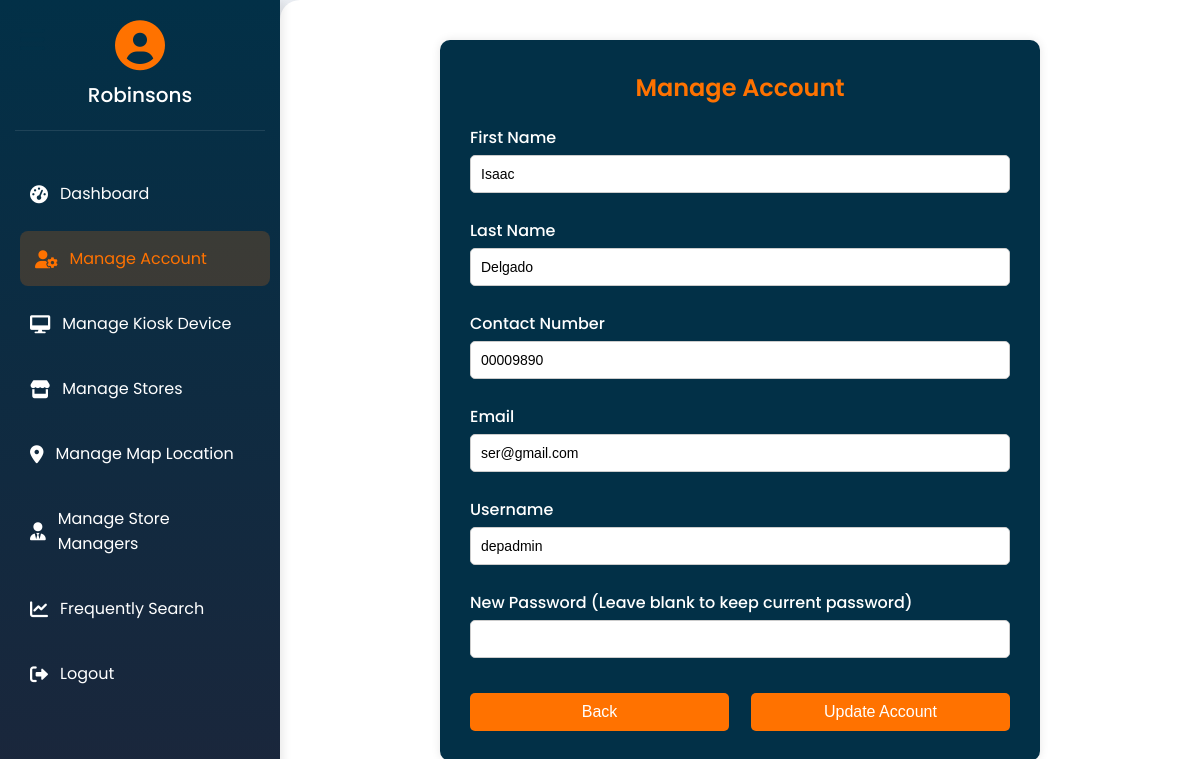
The page /admin/manage_account.php (signed in) on the database its author committed.
### tables this page shows
CREATE TABLE `useraccount` (
  `UserAccountID` int(11) NOT NULL,
  `Username` varchar(255) NOT NULL,
  `Password` varchar(255) NOT NULL,
  `Email` varchar(255) NOT NULL,
  `PhoneNumber` varchar(20) DEFAULT NULL,
  `UserFirstName` varchar(255) DEFAULT NULL,
  `UserLastName` varchar(255) DEFAULT NULL,
  `UserType` enum('customer','store_manager','admin','superadmin') NOT NULL,
  `BusinessID` int(11) DEFAULT NULL,
  `StoreID` int(11) DEFAULT NULL,
  `status` enum('active','inactive') DEFAULT 'active'
);

CREATE TABLE `businessinfo` (
  `BusinessID` int(11) NOT NULL,
  `BusinessName` varchar(255) NOT NULL,
  `Address` text NOT NULL,
  `BusinessContactNum` varchar(20) DEFAULT NULL,
  `BusinessLicense` varchar(100) DEFAULT NULL,
  `BIRnumber` varchar(50) DEFAULT NULL,
  `BusinessEmail` varchar(255) DEFAULT NULL,
  `status` enum('active','disabled') DEFAULT 'active',
  `Visibility` tinyint(1) DEFAULT 0
);

### admin/manage_account.php (the view, shortened to what this page needs)
<?php
include '../conn/conn.php';
$admin_id = isset($_SESSION['user_id']) ? (int)$_SESSION['user_id'] : null;
$sql = "SELECT * FROM UserAccount WHERE UserAccountID = ?";
$stmt = $conn->prepare($sql);
$stmt->bind_param("i", $admin_id);
$stmt->execute();
$result = $stmt->get_result();
if ($result->num_rows > 0) {
    $admin = $result->fetch_assoc();
} else {
    echo "<script>alert('No admin found!'); window.location.href = 'admin_dashboard.php';</script>";
    exit();
}
?>
<!DOCTYPE html>
<html lang="en">
<head>
    <link rel="stylesheet" href="https://cdnjs.cloudflare.com/ajax/libs/font-awesome/6.0.0-beta3/css/all.min.css">
</head>
<body>
    <div class="hamburger">
        <i class="fas fa-bars"></i>
    </div>
    <?php include 'sidebar.php'; ?>
    <div class="content">
        <div class="form-container">
            <h2>Manage Account</h2>
            <form method="POST" action="manage_account.php">
                <label for="first_name">First Name</label>
                <input type="text" id="first_name" name="first_name" value="<?php echo htmlspecialchars($admin['UserFirstName']); ?>" required>
                <label for="last_name">Last Name</label>
                <input type="text" id="last_name" name="last_name" value="<?php echo htmlspecialchars($admin['UserLastName']); ?>" required>
                <label for="contact_number">Contact Number</label>
                <input type="text" id="contact_number" name="contact_number" value="<?php echo htmlspecialchars($admin['PhoneNumber']); ?>" required>
                <label for="email">Email</label>
                <input type="email" id="email" name="email" value="<?php echo htmlspecialchars($admin['Email']); ?>" required>
                <label for="username">Username</label>
                <input type="text" id="username" name="username" value="<?php echo htmlspecialchars($admin['Username']); ?>" required>
                <label for="password">New Password (Leave blank to keep current password)</label>
                <input type="password" id="password" name="password">
                <div class="button-group">
                    <button type="button" onclick="window.location.href='admin_dashboard.php'">Back</button>
                    <button type="submit">Update Account</button>
                </div>
            </form>
        </div>
    </div>
</body>
</html>

### admin/sidebar.php (shortened to what this page needs)
<?php
include '../conn/conn.php';
$businessID = isset($_SESSION['business_id']) ? (int)$_SESSION['business_id'] : null;
$sql_business = "SELECT BusinessName FROM businessinfo WHERE BusinessID = ?";
$stmt_business = $conn->prepare($sql_business);
$stmt_business->bind_param("i", $businessID);
$stmt_business->execute();
$result_business = $stmt_business->get_result();
$business = $result_business->num_rows > 0 ? $result_business->fetch_assoc() : null;
?>
<div class="sidebar">
    <div class="profile">
        <i class="fas fa-user-circle"></i>
        <h2><?php echo htmlspecialchars($business['BusinessName']); ?></h2>
    </div>
    <a href="admin_dashboard.php"><i class="fas fa-tachometer-alt"></i> Dashboard</a>
    <a href="manage_account.php"><i class="fas fa-user-cog"></i> Manage Account</a>
    <a href="manage_kiosk.php"><i class="fas fa-desktop"></i> Manage Kiosk Device</a>
    <a href="manage_stores.php"><i class="fas fa-store"></i> Manage Stores</a>
    <a href="manage_location.php"><i class="fas fa-map-marker-alt"></i> Manage Map Location</a>
    <a href="manage_storemanagers.php"><i class="fas fa-user-tie"></i> Manage Store Managers</a>
    <a href="analytics.php"><i class="fas fa-chart-line"></i> Frequently Search</a>
    <a href="logout.php"><i class="fas fa-sign-out-alt"></i> Logout</a>
</div>

### admin/manage_account.php (style rules this page uses)
* { margin: 0; padding: 0; box-sizing: border-box; }
body { font-family: 'Poppins', sans-serif; background: linear-gradient(135deg, #f5f7fa 0%, #c3cfe2 100%); min-height: 100vh; }
.hamburger { font-size: 28px; position: fixed; top: 20px; left: 20px; cursor: pointer; z-index: 1000; color: #023047; transition: all 0.3s ease; }
.content { margin-left: 280px; padding: 40px; transition: all 0.3s ease; min-height: 100vh; background: #fff; border-radius: 20px 0 0 20px; box-shadow: -5px 0 15px rgba(0, 0, 0, 0.05); }
.form-container { max-width: 600px; margin: 0 auto; background: #023047; padding: 30px; border-radius: 10px; box-shadow: 0 0 10px rgba(0, 0, 0, 0.1); color: #fff; }
.form-container h2 { text-align: center; color: #ff7200; margin-bottom: 20px; font-size: 24px; font-weight: 600; }
.form-container label { display: block; margin: 10px 0 5px; font-size: 16px; font-weight: 500; }
.form-container input[type="text"], .form-container input[type="email"], .form-container input[type="password"] { width: 100%; padding: 10px; margin-bottom: 15px; border-radius: 5px; border: 1px solid #ccc; font-size: 14px; }
.form-container .button-group { display: flex; justify-content: space-between; margin-top: 20px; }
.form-container button { width: 48%; padding: 10px; background-color: #ff7200; color: #fff; border: none; border-radius: 5px; cursor: pointer; font-size: 16px; transition: background-color 0.3s ease; }

### admin/sidebar.php (style rules this page uses)
.sidebar { position: fixed; height: 100vh; width: 280px; background: linear-gradient(180deg, #023047 0%, #1b263b 100%); display: flex; flex-direction: column; padding: 20px 15px; color: #fff; transition: all 0.3s ease; box-shadow: 2px 0 10px rgba(0, 0, 0, 0.1); }
.sidebar .profile { text-align: center; margin-bottom: 30px; padding-bottom: 20px; border-bottom: 1px solid rgba(255, 255, 255, 0.1); }
.sidebar .profile i { font-size: 50px; color: #ff7200; margin-bottom: 10px; }
.sidebar .profile h2 { font-size: 20px; color: #fff; font-weight: 500; }
.sidebar a { padding: 15px; text-decoration: none; font-size: 16px; color: #fff; display: flex; align-items: center; transition: all 0.3s ease; border-radius: 8px; margin: 5px 0; }
.sidebar a:hover, .sidebar a.active { background: rgba(255, 114, 0, 0.2); color: #ff7200; transform: translateX(5px); }
.sidebar a i { margin-right: 12px; font-size: 18px; }

### rows shown on the page
useraccount: BusinessID.BusinessName "Robinsons", first_name "Isaac", last_name "Delgado", contact_number "00009890", email "ser@gmail.com", username "depadmin"
